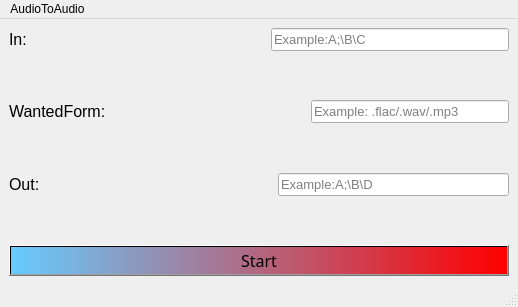
<?xml version="1.0" encoding="UTF-8"?>
<ui version="4.0">
 <class>MainWindow</class>
 <widget class="QMainWindow" name="MainWindow">
  <property name="geometry">
   <rect>
    <x>0</x>
    <y>0</y>
    <width>518</width>
    <height>307</height>
   </rect>
  </property>
  <property name="maximumSize">
   <size>
    <width>712</width>
    <height>412</height>
   </size>
  </property>
  <property name="windowTitle">
   <string>MainWindow</string>
  </property>
  <widget class="QWidget" name="centralwidget">
   <property name="maximumSize">
    <size>
     <width>712</width>
     <height>412</height>
    </size>
   </property>
   <layout class="QVBoxLayout" name="verticalLayout_2">
    <item>
     <layout class="QVBoxLayout" name="verticalLayout">
      <item>
       <layout class="QHBoxLayout" name="horizontalLayout">
        <item>
         <widget class="QLabel" name="label">
          <property name="font">
           <font>
            <family>Arial</family>
            <pointsize>12</pointsize>
           </font>
          </property>
          <property name="text">
           <string>In:</string>
          </property>
         </widget>
        </item>
        <item>
         <spacer name="horizontalSpacer">
          <property name="orientation">
           <enum>Qt::Horizontal</enum>
          </property>
          <property name="sizeHint" stdset="0">
           <size>
            <width>40</width>
            <height>20</height>
           </size>
          </property>
         </spacer>
        </item>
        <item>
         <widget class="QLineEdit" name="lineEdit">
          <property name="font">
           <font>
            <family>Arial</family>
            <pointsize>10</pointsize>
           </font>
          </property>
          <property name="placeholderText">
           <string>Example:A;\B\C</string>
          </property>
         </widget>
        </item>
       </layout>
      </item>
      <item>
       <spacer name="verticalSpacer_4">
        <property name="orientation">
         <enum>Qt::Vertical</enum>
        </property>
        <property name="sizeHint" stdset="0">
         <size>
          <width>20</width>
          <height>40</height>
         </size>
        </property>
       </spacer>
      </item>
      <item>
       <layout class="QHBoxLayout" name="horizontalLayout_2">
        <item>
         <widget class="QLabel" name="label_2">
          <property name="font">
           <font>
            <family>Arial</family>
            <pointsize>12</pointsize>
           </font>
          </property>
          <property name="text">
           <string>WantedForm:</string>
          </property>
         </widget>
        </item>
        <item>
         <spacer name="horizontalSpacer_2">
          <property name="orientation">
           <enum>Qt::Horizontal</enum>
          </property>
          <property name="sizeHint" stdset="0">
           <size>
            <width>40</width>
            <height>20</height>
           </size>
          </property>
         </spacer>
        </item>
        <item>
         <widget class="QLineEdit" name="lineEdit_2">
          <property name="font">
           <font>
            <family>Arial</family>
            <pointsize>10</pointsize>
           </font>
          </property>
          <property name="placeholderText">
           <string>Example: .flac/.wav/.mp3</string>
          </property>
         </widget>
        </item>
       </layout>
      </item>
      <item>
       <spacer name="verticalSpacer_2">
        <property name="orientation">
         <enum>Qt::Vertical</enum>
        </property>
        <property name="sizeHint" stdset="0">
         <size>
          <width>20</width>
          <height>40</height>
         </size>
        </property>
       </spacer>
      </item>
      <item>
       <layout class="QHBoxLayout" name="horizontalLayout_3">
        <item>
         <widget class="QLabel" name="label_3">
          <property name="font">
           <font>
            <family>Arial</family>
            <pointsize>12</pointsize>
           </font>
          </property>
          <property name="text">
           <string>Out:</string>
          </property>
         </widget>
        </item>
        <item>
         <spacer name="horizontalSpacer_3">
          <property name="orientation">
           <enum>Qt::Horizontal</enum>
          </property>
          <property name="sizeHint" stdset="0">
           <size>
            <width>40</width>
            <height>20</height>
           </size>
          </property>
         </spacer>
        </item>
        <item>
         <widget class="QLineEdit" name="lineEdit_3">
          <property name="font">
           <font>
            <family>Arial</family>
            <pointsize>10</pointsize>
           </font>
          </property>
          <property name="placeholderText">
           <string>Example:A;\B\D</string>
          </property>
         </widget>
        </item>
       </layout>
      </item>
      <item>
       <spacer name="verticalSpacer">
        <property name="orientation">
         <enum>Qt::Vertical</enum>
        </property>
        <property name="sizeHint" stdset="0">
         <size>
          <width>20</width>
          <height>40</height>
         </size>
        </property>
       </spacer>
      </item>
      <item>
       <widget class="QPushButton" name="pushButton">
        <property name="font">
         <font>
          <family>微软雅黑</family>
          <pointsize>12</pointsize>
         </font>
        </property>
        <property name="styleSheet">
         <string notr="true">background-color: qlineargradient(spread:pad, x1:0, y1:0, x2:1, y2:0, stop:0 rgba(102, 204, 255, 255), stop:1 rgba(255,0, 0, 255));</string>
        </property>
        <property name="text">
         <string>Start</string>
        </property>
       </widget>
      </item>
     </layout>
    </item>
   </layout>
  </widget>
  <widget class="QMenuBar" name="menubar">
   <property name="geometry">
    <rect>
     <x>0</x>
     <y>0</y>
     <width>518</width>
     <height>23</height>
    </rect>
   </property>
   <widget class="QMenu" name="menuAudioToAudio">
    <property name="title">
     <string>AudioToAudio</string>
    </property>
   </widget>
   <addaction name="menuAudioToAudio"/>
  </widget>
  <widget class="QStatusBar" name="statusbar"/>
 </widget>
 <resources/>
 <connections/>
</ui>
